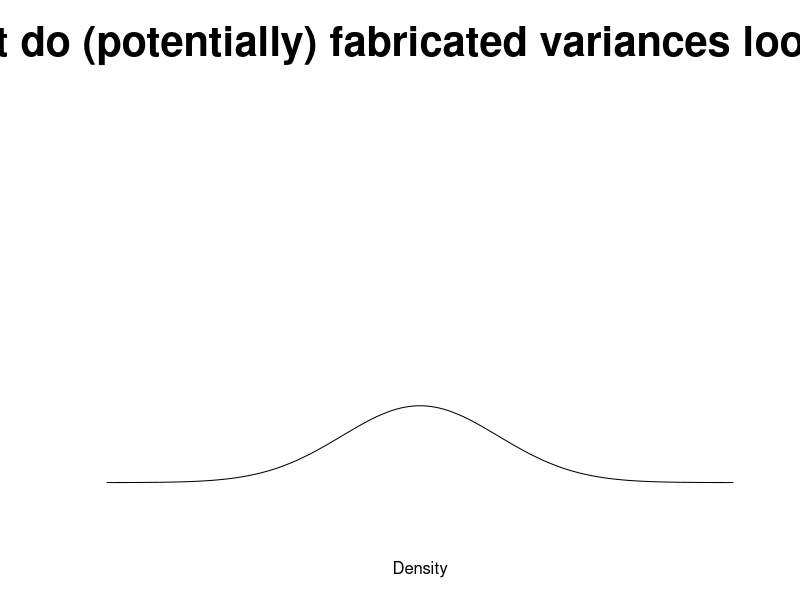
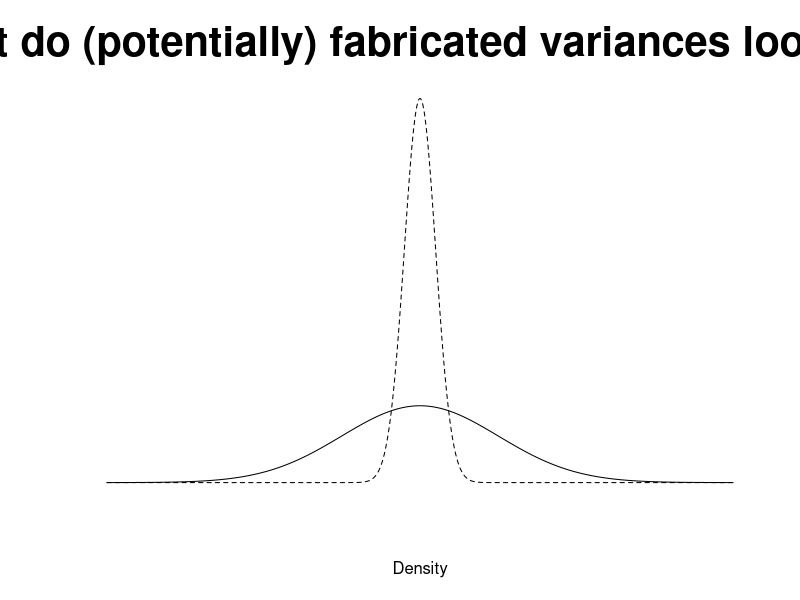
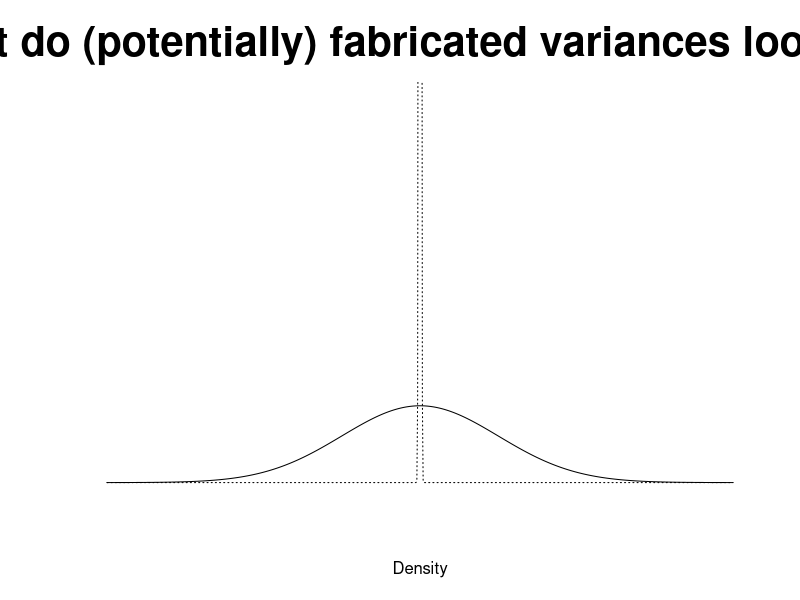
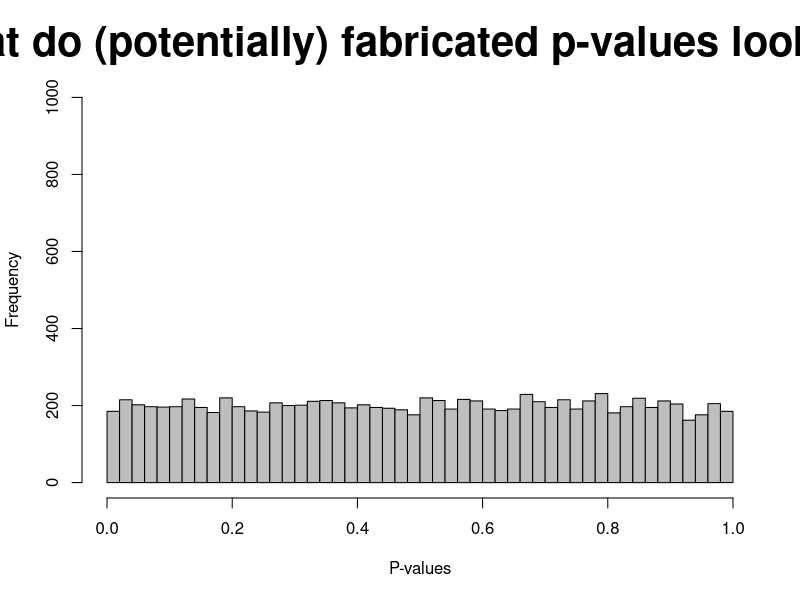
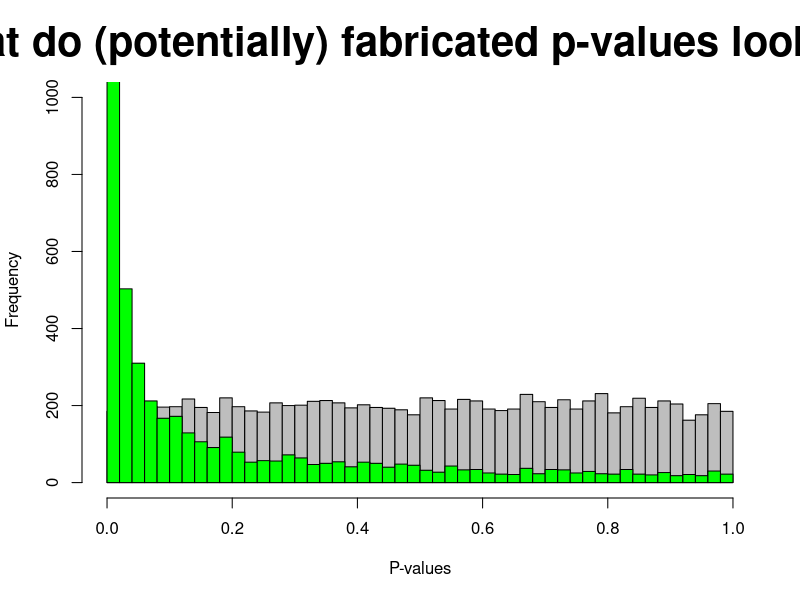
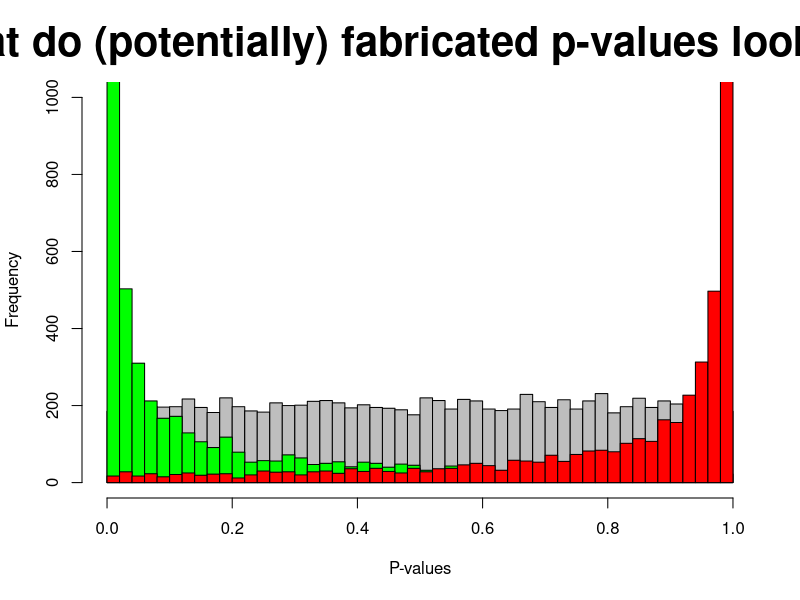

Write R code to recreate these figures, in order.
iter <- 10000

folder <- '2015_2016/20160529 aps/'

# variances ---------------------------------------------------------------

png(sprintf('%sfig1.png', folder), width = 900, height = 600)
plot(dnorm(x = seq(-4, 4, .01), 0, 1), type = 'l', 
     ylim = c(0, 2), bty = 'n',
     xaxt = 'n', yaxt = 'n',
     xlab = 'Density', ylab = '',
     main = 'What do (potentially) fabricated variances look like?', cex.main = 2.5)

png(sprintf('%sfig2.png', folder), width = 900, height = 600)
plot(dnorm(x = seq(-4, 4, .01), 0, 1), type = 'l', 
     ylim = c(0, 2), bty = 'n',
     xaxt = 'n', yaxt = 'n',
     xlab = 'Density', ylab = '',
     main = 'What do (potentially) fabricated variances look like?', cex.main = 2.5)
lines(dnorm(x = seq(-4, 4, .01), 0, .2), type = 'l', lty = 2)

png(sprintf('%sfig3.png', folder), width = 900, height = 600)
plot(dnorm(x = seq(-4, 4, .01), 0, 1), type = 'l', 
     ylim = c(0, 2), bty = 'n',
     xaxt = 'n', yaxt = 'n',
     xlab = 'Density', ylab = '',
     main = 'What do (potentially) fabricated variances look like?', cex.main = 2.5)
# lines(dnorm(x = seq(-4, 4, .01), 0, .2), type = 'l', lty = 2)
lines(dnorm(x = seq(-4, 4, .01), 0, .01), type = 'l', lty = 3)


# p-values ----------------------------------------------------------------

uniform <- runif(iter, 0, 1)
genuine <- rbeta(iter, .1, 1)
fabricated <- rbeta(iter, 1, .1)

png(sprintf('%sfig4.png', folder), width = 900, height = 600)
hist(uniform, breaks = 50, col = 'grey', ylim = c(0, 1000),
     xlab = 'P-values', main = 'What do (potentially) fabricated p-values look like?', cex.main = 2.5)

png(sprintf('%sfig5.png', folder), width = 900, height = 600)
hist(uniform, breaks = 50, col = 'grey', ylim = c(0, 1000),
     xlab = 'P-values', main = 'What do (potentially) fabricated p-values look like?', cex.main = 2.5)
hist(genuine, breaks = 50, col = 'green', add = TRUE)

png(sprintf('%sfig6.png', folder), width = 900, height = 600)
hist(uniform, breaks = 50, col = 'grey', ylim = c(0, 1000),
     xlab = 'P-values', main = 'What do (potentially) fabricated p-values look like?', cex.main = 2.5)
hist(genuine, breaks = 50, col = 'green', add = TRUE)
hist(fabricated, breaks = 50, col = 'red', add = TRUE)

dev.off()
dev.off()
dev.off()
dev.off()
